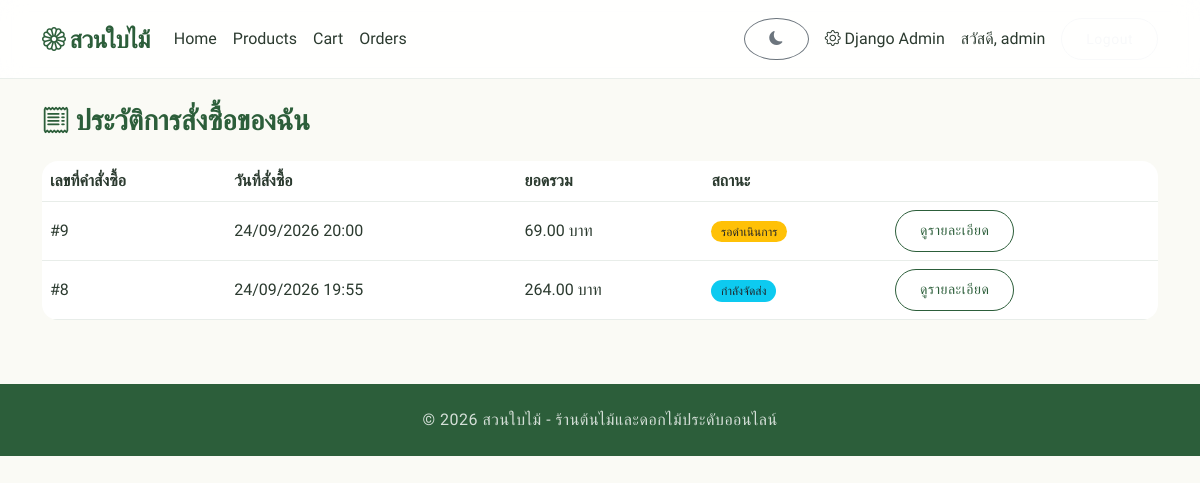
Page /orders/history/ (signed in) on the committed database.
### accounts/models.py (models this page shows, shortened)
class User(AbstractUser):
    phone = models.CharField('เบอร์โทรศัพท์', max_length=15, blank=True)
    address = models.TextField('ที่อยู่', blank=True)

### orders/models.py (models this page shows, shortened)
class Order(models.Model):
    STATUS_PENDING = 'pending'
    STATUS_SHIPPING = 'shipping'
    STATUS_COMPLETED = 'completed'
    STATUS_CANCELLED = 'cancelled'
    STATUS_CHOICES = [
        (STATUS_PENDING, 'รอดำเนินการ'),
        (STATUS_SHIPPING, 'กำลังจัดส่ง'),
        (STATUS_COMPLETED, 'จัดส่งสำเร็จ'),
        (STATUS_CANCELLED, 'ยกเลิก'),
    ]
    user = models.ForeignKey(
        settings.AUTH_USER_MODEL, verbose_name='ลูกค้า',
        on_delete=models.CASCADE, related_name='orders'
    )
    receiver_name = models.CharField('ชื่อผู้รับ', max_length=150)
    phone = models.CharField('เบอร์โทรศัพท์', max_length=15)
    shipping_address = models.TextField('ที่อยู่จัดส่ง')
    total_price = models.DecimalField('ราคารวม', max_digits=10, decimal_places=2)
    status = models.CharField('สถานะ', max_length=20, choices=STATUS_CHOICES, default=STATUS_PENDING)
    created_at = models.DateTimeField('วันที่สั่งซื้อ', auto_now_add=True)
    class Meta:
        verbose_name = 'คำสั่งซื้อ'
        verbose_name_plural = 'คำสั่งซื้อ'
        ordering = ['-created_at']

### orders/views.py (the view)
# urls.py: path('history/', views.order_history_view, name='order_history'),
@login_required
def order_history_view(request):
    orders = Order.objects.filter(user=request.user)
    return render(request, 'orders/order_history.html', {'orders': orders})

### cart/cart.py (called while the page is built, shortened)
    def __iter__(self):
        product_ids = list(self.cart.keys())
        products = Product.objects.filter(id__in=product_ids)
        products_map = {str(p.id): p for p in products}
        missing_ids = set(product_ids) - set(products_map.keys())
        if missing_ids:
            for product_id in missing_ids:
                self.cart.pop(product_id, None)
            self.save()

    def __len__(self):
        return sum(item["quantity"] for item in self)

### cart/context_processors.py (called while the page is built)
def cart_summary(request):
    cart = Cart(request)
    return {'cart_count': len(cart)}

### orders/templates/orders/order_history.html (shortened to what this page needs)
{% extends 'base.html' %}
{% block content %}
<h3 class="mb-4"><i class="bi bi-receipt"></i> ประวัติการสั่งซื้อของฉัน</h3>
{% if orders %}
<div class="table-responsive">
    <table class="table table-custom align-middle">
        <thead>
            <tr>
                <th>เลขที่คำสั่งซื้อ</th>
                <th>วันที่สั่งซื้อ</th>
                <th>ยอดรวม</th>
                <th>สถานะ</th>
                <th></th>
            </tr>
        </thead>
        <tbody>
            {% for order in orders %}
            <tr>
                <td>#{{ order.id }}</td>
                <td>{{ order.created_at|date:"d/m/Y H:i" }}</td>
                <td>{{ order.total_price }} บาท</td>
                <td>
                    <span class="badge
                        {% if order.status == 'pending' %}bg-warning text-dark
                        {% elif order.status == 'shipping' %}bg-info text-dark
                        {% elif order.status == 'completed' %}bg-success
                        {% else %}bg-secondary{% endif %}">
                        {{ order.get_status_display }}
                    </span>
                </td>
                <td>
                    <a href="{% url 'orders:order_detail' order.id %}" class="btn btn-sm btn-outline-primary">
                        ดูรายละเอียด
                    </a>
                </td>
            </tr>
            {% endfor %}
        </tbody>
    </table>
</div>
{% else %}
<div class="alert alert-secondary">คุณยังไม่มีประวัติการสั่งซื้อ</div>
{% endif %}
{% endblock %}

### templates/base.html (shortened to what this page needs)
{% load static %}
<!DOCTYPE html>
<html lang="th">
<head>
    <link href="https://cdn.jsdelivr.net/npm/bootstrap@5.3.3/dist/css/bootstrap.min.css" rel="stylesheet">
    <link href="https://cdn.jsdelivr.net/npm/bootstrap-icons@1.11.3/font/bootstrap-icons.css" rel="stylesheet">
    <link href="{% static 'css/style.css' %}?v=1.5" rel="stylesheet">
</head>
<body>
<nav class="navbar navbar-expand-lg sticky-top">
    <div class="container">
        <a class="navbar-brand fw-bold" href="{% url 'products:home' %}">
            <i class="bi bi-flower1"></i> สวนใบไม้
        </a>
        <div class="collapse navbar-collapse" id="navbarMain">
            <ul class="navbar-nav me-auto mb-2 mb-lg-0">
                <li class="nav-item">
                    <a class="nav-link" href="{% url 'products:home' %}">Home</a>
                </li>
                <li class="nav-item">
                    <a class="nav-link" href="{% url 'products:product_list' %}">Products</a>
                </li>
                <li class="nav-item">
                    <a class="nav-link" href="{% url 'cart:cart_detail' %}">
                        Cart {% if cart_count %}<span class="badge bg-light text-dark">{{ cart_count }}</span>{% endif %}
                    </a>
                </li>
                {% if user.is_authenticated %}
                <li class="nav-item">
                    <a class="nav-link" href="{% url 'orders:order_history' %}">Orders</a>
                </li>
                {% endif %}
            </ul>
            <ul class="navbar-nav align-items-center">
                <li class="nav-item me-2">
                    <button id="themeToggle" class="btn btn-outline-secondary btn-sm rounded-circle" aria-label="Toggle Theme">
                        <i class="bi bi-moon-fill" id="themeIcon"></i>
                    </button>
                </li>
                {% if user.is_authenticated %}
                    {% if user.is_staff %}
                    <li class="nav-item">
                        <a class="nav-link" href="{% url 'admin:index' %}">
                            <i class="bi bi-gear"></i> Django Admin
                        </a>
                    </li>
                    {% endif %}
                    <li class="nav-item">
                        <span class="nav-link">สวัสดี, {{ user.first_name|default:user.username }}</span>
                    </li>
                    <li class="nav-item">
                        <form method="post" action="{% url 'accounts:logout' %}" class="d-inline">
                            <button type="submit" class="btn btn-outline-light btn-sm ms-2">Logout</button>
                        </form>
                    </li>
                {% endif %}
            </ul>
        </div>
    </div>
</nav>
<main class="container my-4">
    {% block content %}{% endblock %}
</main>
<footer class="text-center py-4 mt-5 footer-custom">
    <p class="mb-0">&copy; 2026 สวนใบไม้ - ร้านต้นไม้และดอกไม้ประดับออนไลน์</p>
</footer>
</body>
</html>

### static/css/style.css (style rules this page uses)
:root { --primary: #2C5E3A; --primary-light: #3d7e4f; --secondary: #8CA790; --accent: #CC7A52; --bg-color: #FAFAF5; --text-main: #2b3a2f; --text-muted: #6b7a6f; --white: #ffffff; --shadow-soft: 0 10px 30px rgba(44, 94, 58, 0.08); --shadow-hover: 0 20px 40px rgba(44, 94, 58, 0.15); --navbar-bg: rgba(255, 255, 255, 0.85); --navbar-border: rgba(44, 94, 58, 0.1); --radius-sm: 8px; --radius-md: 16px; --radius-lg: 24px; --radius-pill: 50px; --transition: all 0.3s cubic-bezier(0.25, 0.8, 0.25, 1); --bs-body-color: var(--text-main); --bs-body-bg: var(--bg-color); }
body { background-color: var(--bg-color); color: var(--text-main); font-family: 'Prompt', 'Outfit', sans-serif; -webkit-font-smoothing: antialiased; }
h1, h2, h3, h4, h5, h6, .navbar-brand { font-family: 'Outfit', 'Prompt', sans-serif; font-weight: 600; color: var(--primary); }
.navbar { background-color: var(--navbar-bg) !important; backdrop-filter: blur(12px); -webkit-backdrop-filter: blur(12px); border-bottom: 1px solid var(--navbar-border); padding: 1rem 0; transition: var(--transition); }
.navbar.sticky-top { position: sticky; top: 0; z-index: 1030; }
.navbar-brand { font-size: 1.5rem; color: var(--primary) !important; letter-spacing: -0.5px; }
.navbar-nav .nav-link { color: var(--text-main) !important; font-weight: 500; padding: 0.5rem 1.2rem; border-radius: var(--radius-pill); transition: var(--transition); }
.btn { border-radius: var(--radius-pill); padding: 0.6rem 1.5rem; font-weight: 500; transition: var(--transition); letter-spacing: 0.5px; }
.btn-outline-primary { color: var(--primary); border-color: var(--primary); }
.badge { border-radius: var(--radius-pill); padding: 0.4em 0.8em; font-weight: 500; }
.footer-custom { background-color: var(--primary); color: rgba(255,255,255,0.8); border-top: none; padding: 3rem 0; margin-top: 5rem; }
.footer-custom p { font-weight: 300; letter-spacing: 0.5px; }
.table-custom { background-color: var(--white) !important; color: var(--text-main) !important; border-radius: var(--radius-md); overflow: hidden; }
.table-custom th, .table-custom td { background-color: transparent !important; color: var(--text-main) !important; border-bottom-color: rgba(140, 167, 144, 0.2); }

### rows in the picture
User: first_name "admin"
Order: id "9", created_at "24/09/2026 20:00", total_price "69.00", status "รอดำเนินการ"
Order: id "8", created_at "24/09/2026 19:55", total_price "264.00", status "กำลังจัดส่ง"
